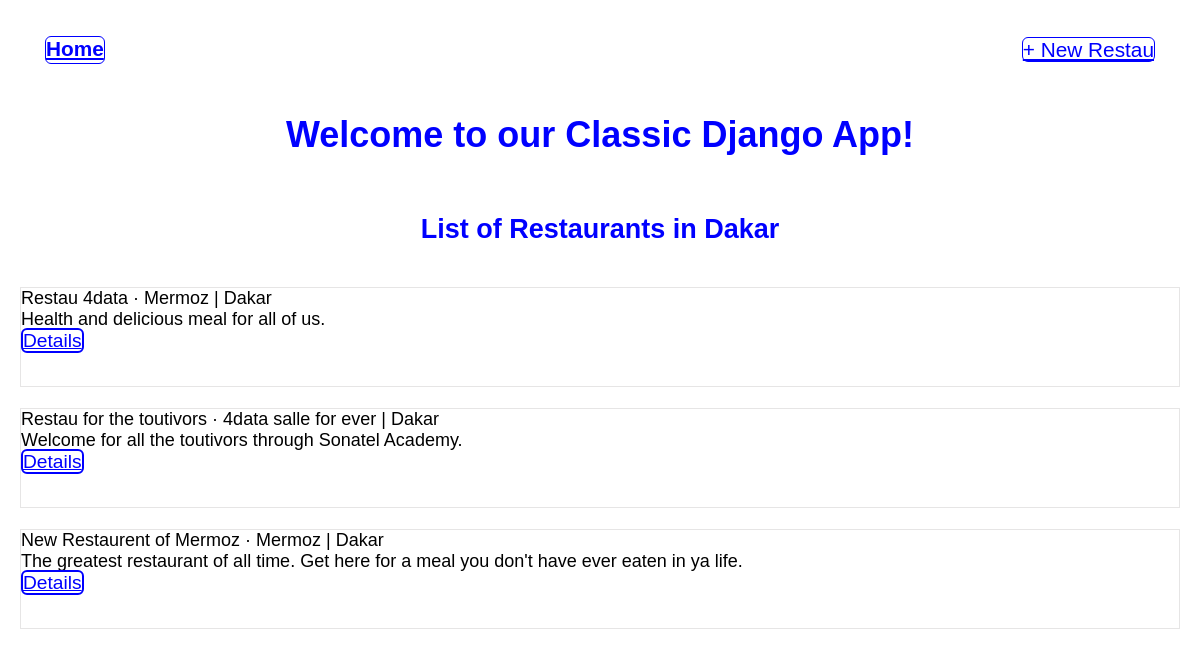
Screenshot of /classic/ with the database file from the repository.
### restau/models.py (models this page shows, shortened)
class Restau(models.Model):
    restau_name = models.CharField(max_length=200, blank=False)
    street = models.CharField(max_length=400, blank=True)
    city = models.CharField(max_length=400, blank=True)
    zip_code = models.IntegerField(blank=False, default=0)
    website = models.URLField(max_length=420, blank=True)
    phone_number = models.CharField(validators=[RegexValidator(regex=r'^\221?\d{9,10}$')], max_length=10, blank=True)
    description = models.TextField(blank=True)
    email = models.EmailField(max_length=254, blank=True)
    active = models.BooleanField(default=True)

### classic_restau/views.py (the view)
# urls.py: path('', ClassicRestauListView.as_view(), name='restau_list'),
class ClassicRestauListView(ListView):
    model = Restau
    template_name = 'restau_list.html'

### classic_restau/templates/restau_list.html
{% extends 'base.html' %}
{% block content %}
<h1>Welcome to our Classic Django App!</h1>
<h2>List of Restaurants in Dakar </h2>
{% for restau in object_list %}
<div class="card" id="main-card">
    <div class="card-header">
        <span class="font-weight-bold">{{ restau.restau_name }}</span> &middot;
        <span class="text-muted">{{ restau.street }} | {{ restau.city }}</span>
    </div>
    <div class="card-body">
    {{ restau.description }}
    </div>
    <div class="card-footer text-center text-muted">
        <a href="{% url 'restau_detail' restau.id %}">Details</a>
    </div>
</div>
<br/>
{% endfor %}
{% endblock %}

### classic_restau/templates/base.html (shortened to what this page needs)
<!DOCTYPE html>
{% load static %}
<html>
<head>
    <link href="{% static 'css/base.css' %}" rel="stylesheet">
</head>
<body>
    <header>
        <div class="nav-left">
            <h1 class="home"><a href="{% url 'restau_list' %}">Home</a></h1>
        </div>
        <div class="nav-right">
            <a href="{% url 'restau_create' %}">+ New Restau</a>
        </div>
    </header>
<main>
    {% block content %}
    {% endblock %}
</main>
</body>
</html>

### static/css/base.css (style rules this page uses)
* { box-sizing: border-box; }
body { font-family: 'Source Sans Pro', sans-serif; font-size: 18px; margin-left: 20px; margin-right: 20px; }
header { display: flex; height: 50px; justify-content: space-between; align-items: center; margin: 25px; }
.nav-right a, .nav-left a { border: 1px solid blue; background: transparent; color: blue; border-radius: 6px; font-size: 1.3rem; height: 28px; }
.text-muted a { border: 2px solid blue; background: transparent; color: blue; border-radius: 6px; font-size: 1.2rem; height: 28px; }
h1, h2 { display: flex; align-items: center; justify-content: center; height : 70px; color: blue; }
#main-card { height: 100px; border: 1px solid hsl(0, 2%, 90%); background-color: transparent; }

### rows the page displays
Restau: restau_name "Restau 4data", street "Mermoz", city "Dakar", description "Health and delicious meal for all of us."
Restau: restau_name "Restau for the toutivors", street "4data salle for ever", city "Dakar", description "Welcome for all the toutivors through Sonatel Academy."
Restau: restau_name "New Restaurent of Mermoz", street "Mermoz", city "Dakar", description "The greatest restaurant of all time. Get here for a meal you don't have ever eaten in ya life."
